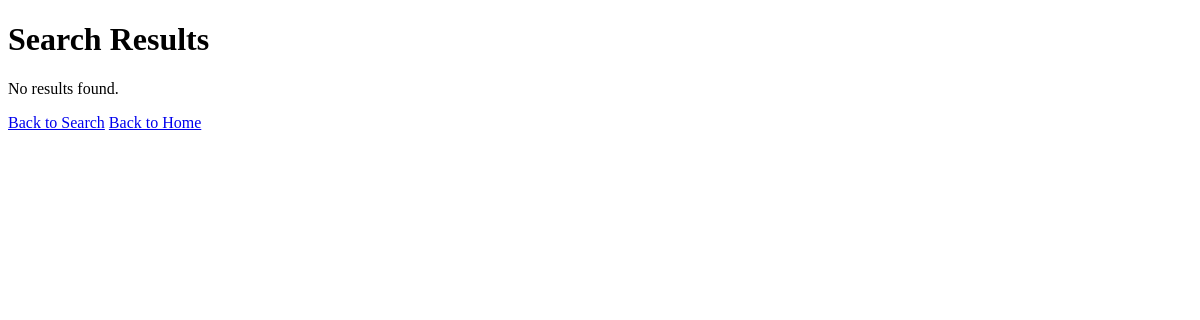
The page /client_/search.php?workType=Plumber on the database as committed earlier.
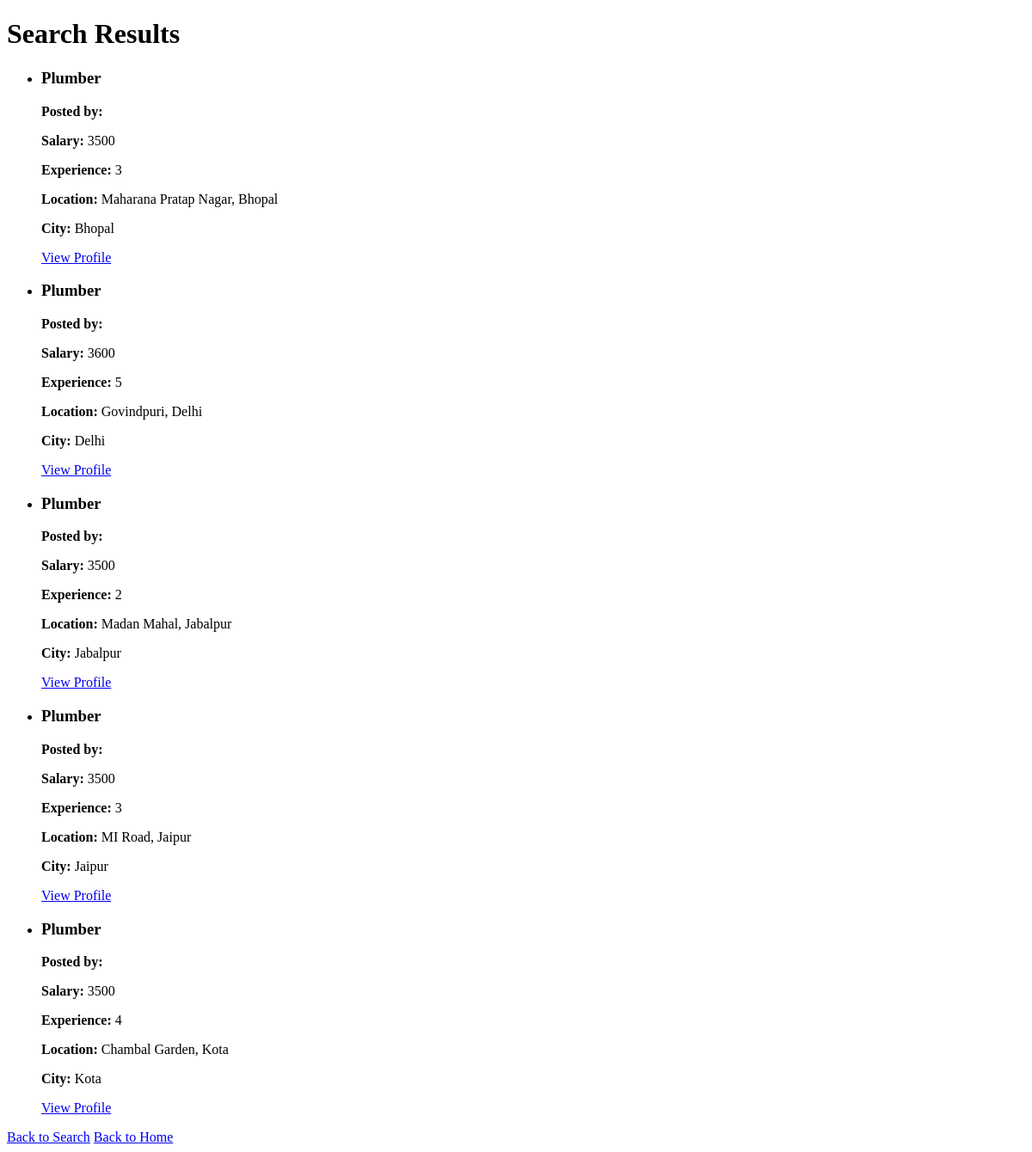
The same page on the database as committed later.
### tables this page shows
CREATE TABLE `lab_post` (
  `l_post_ID` int(11) NOT NULL,
  `user_ID` int(11) NOT NULL,
  `workType` varchar(20) NOT NULL,
  `experience` varchar(11) NOT NULL,
  `salary` varchar(10) NOT NULL,
  `location` varchar(30) NOT NULL,
  `city` varchar(30) NOT NULL,
  `impath` varchar(200) NOT NULL
);

### client_/search.php (the view, shortened to what this page needs)
<?php
include "../Shared/sqlconnection.php";
$workType = $_GET['workType'];
$city = $_GET['city'];
$sql = "SELECT * FROM lab_post WHERE workType LIKE ? AND city LIKE ?";
$stmt = $conn->prepare($sql);
$workType_param = "%" . $workType . "%";
$city_param = "%" . $city . "%";
$stmt->bind_param("ss", $workType_param, $city_param);
$stmt->execute();
$result = $stmt->get_result();
?>
<!DOCTYPE html>
<html>
<head>
</head>
<body>
    <h1>Search Results</h1>
    <?php if ($result->num_rows > 0): ?>
        <ul>
            <?php while ($post = $result->fetch_assoc()): ?>
                <?php
                $user_sql = "SELECT user_name FROM user WHERE user_id = ?";
                $user_stmt = $conn->prepare($user_sql);
                $user_stmt->bind_param("i", $post['user_id']);
                $user_stmt->execute();
                $user_result = $user_stmt->get_result();
                $user = $user_result->fetch_assoc();
                ?>
                <li>
                    <h3><?php echo htmlspecialchars($post['workType']); ?></h3>
                    <p><strong>Posted by:</strong> <?php echo htmlspecialchars($user['user_name']); ?></p>
                    <p><strong>Salary:</strong> <?php echo htmlspecialchars($post['salary']); ?></p>
                    <p><strong>Experience:</strong> <?php echo htmlspecialchars($post['experience']); ?></p>
                    <p><strong>Location:</strong> <?php echo htmlspecialchars($post['location']); ?></p>
                    <p><strong>City:</strong> <?php echo htmlspecialchars($post['city']); ?></p>
                    <a href="profile.php?user_id=<?php echo htmlspecialchars($post['user_id']); ?>">View Profile</a>
                </li>
            <?php endwhile; ?>
        </ul>
    <?php else: ?>
        <p>No results found.</p>
    <?php endif; ?>
    <a href="search_form.php">Back to Search</a>
    <a href="index.php">Back to Home</a>
</body>
</html>

Rows that differ between the two databases and show on the page:
added lab_post: workType "Plumber", salary "3500", experience "3", location "Maharana Pratap Nagar, Bhopal", city "Bhopal"
added lab_post: workType "Plumber", salary "3600", experience "5", location "Govindpuri, Delhi", city "Delhi"
added lab_post: workType "Plumber", salary "3500", experience "2", location "Madan Mahal, Jabalpur", city "Jabalpur"
added lab_post: workType "Plumber", salary "3500", experience "3", location "MI Road, Jaipur", city "Jaipur"
added lab_post: workType "Plumber", salary "3500", experience "4", location "Chambal Garden, Kota", city "Kota"
Other text that changed with them:
text no longer shown: "No results found."
